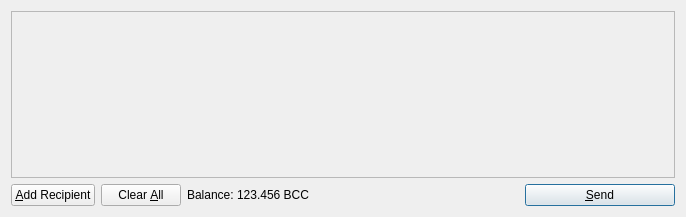
<?xml version="1.0" encoding="UTF-8"?>
<ui version="4.0">
 <class>SendCoinsDialog</class>
 <widget class="QDialog" name="SendCoinsDialog">
  <property name="geometry">
   <rect>
    <x>0</x>
    <y>0</y>
    <width>686</width>
    <height>217</height>
   </rect>
  </property>
  <property name="windowTitle">
   <string>Send Coins</string>
  </property>
 
  <layout class="QVBoxLayout" name="verticalLayout">
   <item>
    <widget class="QScrollArea" name="scrollArea">
     <property name="widgetResizable">
      <bool>true</bool>
     </property>
     <widget class="QWidget" name="scrollAreaWidgetContents">
      <property name="geometry">
       <rect>
        <x>0</x>
        <y>0</y>
        <width>660</width>
        <height>149</height>
       </rect>
      </property>
      <layout class="QVBoxLayout" name="verticalLayout_2">
       <property name="leftMargin">
        <number>0</number>
       </property>
       <property name="topMargin">
        <number>0</number>
       </property>
       <property name="rightMargin">
        <number>0</number>
       </property>
       <property name="bottomMargin">
        <number>0</number>
       </property>
       <item>
        <layout class="QVBoxLayout" name="entries">
         <property name="spacing">
          <number>6</number>
         </property>
        </layout>
       </item>
       <item>
        <spacer name="verticalSpacer">
         <property name="orientation">
          <enum>Qt::Vertical</enum>
         </property>
         <property name="sizeHint" stdset="0">
          <size>
           <width>20</width>
           <height>40</height>
          </size>
         </property>
        </spacer>
       </item>
      </layout>
     </widget>
    </widget>
   </item>
   <item>
    <layout class="QHBoxLayout" name="horizontalLayout">
     <item>
      <widget class="QPushButton" name="addButton">
       <property name="toolTip">
        <string>Send to multiple recipients at once</string>
       </property>
       <property name="text">
        <string>&amp;Add Recipient</string>
       </property>
       <property name="icon">
        <iconset resource="../bitcoin.qrc">
         <normaloff>:/icons/add</normaloff>:/icons/add</iconset>
       </property>
       <property name="autoDefault">
        <bool>false</bool>
       </property>
      </widget>
     </item>
     <item>
      <widget class="QPushButton" name="clearButton">
       <property name="sizePolicy">
        <sizepolicy hsizetype="Minimum" vsizetype="Fixed">
         <horstretch>0</horstretch>
         <verstretch>0</verstretch>
        </sizepolicy>
       </property>
       <property name="toolTip">
        <string>Remove all transaction fields</string>
       </property>
       <property name="text">
        <string>Clear &amp;All</string>
       </property>
       <property name="icon">
        <iconset resource="../bitcoin.qrc">
         <normaloff>:/icons/remove</normaloff>:/icons/remove</iconset>
       </property>
       <property name="autoRepeatDelay">
        <number>300</number>
       </property>
       <property name="autoDefault">
        <bool>false</bool>
       </property>
      </widget>
     </item>
     <item>
      <layout class="QHBoxLayout" name="horizontalLayout_2">
       <property name="spacing">
        <number>3</number>
       </property>
       <item>
        <widget class="QLabel" name="label">
         <property name="text">
          <string>Balance:</string>
         </property>
        </widget>
       </item>
       <item>
        <widget class="QLabel" name="labelBalance">
         <property name="cursor">
          <cursorShape>IBeamCursor</cursorShape>
         </property>
         <property name="text">
          <string>123.456 BCC</string>
         </property>
         <property name="textInteractionFlags">
          <set>Qt::LinksAccessibleByMouse|Qt::TextSelectableByKeyboard|Qt::TextSelectableByMouse</set>
         </property>
        </widget>
       </item>
      </layout>
     </item>
     <item>
      <spacer name="horizontalSpacer">
       <property name="orientation">
        <enum>Qt::Horizontal</enum>
       </property>
       <property name="sizeHint" stdset="0">
        <size>
         <width>40</width>
         <height>20</height>
        </size>
       </property>
      </spacer>
     </item>
     <item>
      <widget class="QPushButton" name="sendButton">
       <property name="minimumSize">
        <size>
         <width>150</width>
         <height>0</height>
        </size>
       </property>
       <property name="toolTip">
        <string>Confirm the send action</string>
       </property>
       <property name="text">
        <string>&amp;Send</string>
       </property>
       <property name="icon">
        <iconset resource="../bitcoin.qrc">
         <normaloff>:/icons/send</normaloff>:/icons/send</iconset>
       </property>
       <property name="default">
        <bool>true</bool>
       </property>
      </widget>
     </item>
    </layout>
   </item>
  </layout>
 </widget>
 <resources>
  <include location="../bitcoin.qrc"/>
 </resources>
 <connections/>
</ui>
